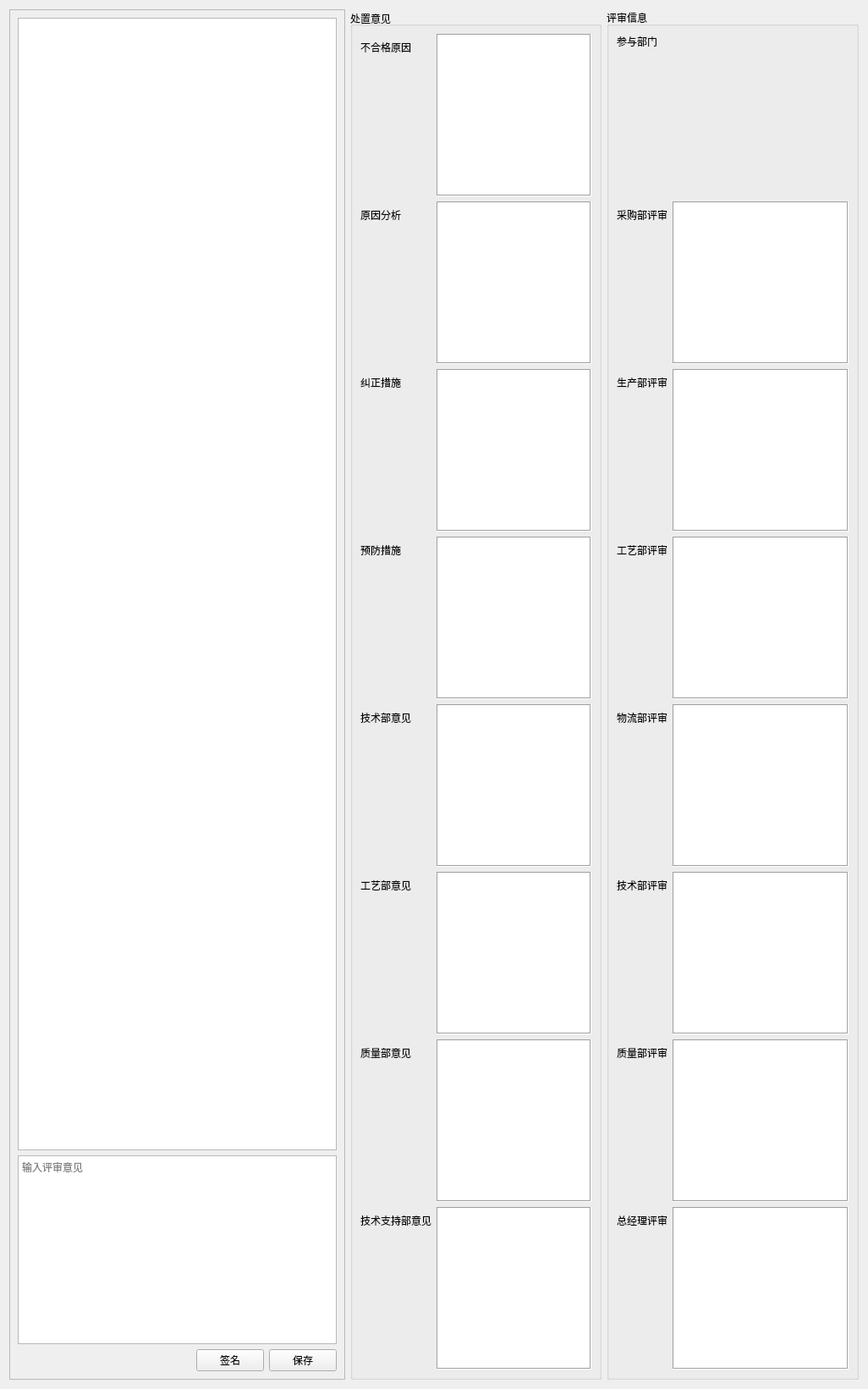
      <widget class="QWidget" name="tab_onpreving">
       <attribute name="icon">
        <iconset>
         <normaloff>icons/find.png</normaloff>icons/find.png</iconset>
       </attribute>
       <attribute name="title">
        <string>评审清单</string>
       </attribute>
       <layout class="QHBoxLayout" name="horizontalLayout_3" stretch="4,3,3">
        <item>
         <widget class="QFrame" name="frame_5">
          <property name="frameShape">
           <enum>QFrame::StyledPanel</enum>
          </property>
          <property name="frameShadow">
           <enum>QFrame::Raised</enum>
          </property>
          <layout class="QVBoxLayout" name="verticalLayout_8" stretch="6,1,0">
           <item>
            <widget class="QTableView" name="pre_tbl_view">
             <property name="statusTip">
              <string>单击查看详细信息，选中后可添加评审信息！</string>
             </property>
            </widget>
           </item>
           <item>
            <widget class="QTextEdit" name="txt_pre_info">
             <property name="placeholderText">
              <string>输入评审意见</string>
             </property>
            </widget>
           </item>
           <item>
            <layout class="QHBoxLayout" name="horizontalLayout_4">
             <item>
              <spacer name="horizontalSpacer_6">
               <property name="orientation">
                <enum>Qt::Horizontal</enum>
               </property>
               <property name="sizeHint" stdset="0">
                <size>
                 <width>40</width>
                 <height>20</height>
                </size>
               </property>
              </spacer>
             </item>
             <item>
              <widget class="QPushButton" name="btn_sign_pre">
               <property name="text">
                <string>签名</string>
               </property>
               <property name="icon">
                <iconset>
                 <normaloff>icons/signature_128px.ico</normaloff>icons/signature_128px.ico</iconset>
               </property>
              </widget>
             </item>
             <item>
              <widget class="QPushButton" name="btn_save_pre">
               <property name="text">
                <string>保存</string>
               </property>
               <property name="icon">
                <iconset>
                 <normaloff>icons/Save_32px.ico</normaloff>icons/Save_32px.ico</iconset>
               </property>
              </widget>
             </item>
            </layout>
           </item>
          </layout>
         </widget>
        </item>
        <item>
         <widget class="QGroupBox" name="groupBox_4">
          <property name="title">
           <string>处置意见</string>
          </property>
          <property name="alignment">
           <set>Qt::AlignLeading|Qt::AlignLeft|Qt::AlignVCenter</set>
          </property>
          <layout class="QVBoxLayout" name="verticalLayout_7">
           <item>
            <layout class="QFormLayout" name="formLayout_4">
             <item row="1" column="0">
              <widget class="QLabel" name="label_22">
               <property name="text">
                <string>不合格原因</string>
               </property>
              </widget>
             </item>
             <item row="1" column="1">
              <widget class="QTextEdit" name="pre_describle">
               <property name="frameShape">
                <enum>QFrame::Box</enum>
               </property>
               <property name="readOnly">
                <bool>true</bool>
               </property>
              </widget>
             </item>
             <item row="2" column="0">
              <widget class="QLabel" name="label_7">
               <property name="text">
                <string>原因分析</string>
               </property>
              </widget>
             </item>
             <item row="2" column="1">
              <widget class="QTextEdit" name="pre_result">
               <property name="frameShape">
                <enum>QFrame::Box</enum>
               </property>
               <property name="readOnly">
                <bool>true</bool>
               </property>
              </widget>
             </item>
             <item row="3" column="0">
              <widget class="QLabel" name="label_8">
               <property name="text">
                <string>纠正措施</string>
               </property>
              </widget>
             </item>
             <item row="3" column="1">
              <widget class="QTextEdit" name="pre_correctiveation">
               <property name="frameShape">
                <enum>QFrame::Box</enum>
               </property>
               <property name="frameShadow">
                <enum>QFrame::Sunken</enum>
               </property>
               <property name="readOnly">
                <bool>true</bool>
               </property>
              </widget>
             </item>
             <item row="4" column="0">
              <widget class="QLabel" name="label_9">
               <property name="text">
                <string>预防措施</string>
               </property>
              </widget>
             </item>
             <item row="4" column="1">
              <widget class="QTextEdit" name="pre_precaution">
               <property name="frameShape">
                <enum>QFrame::Box</enum>
               </property>
               <property name="readOnly">
                <bool>true</bool>
               </property>
              </widget>
             </item>
             <item row="5" column="0">
              <widget class="QLabel" name="label_10">
               <property name="text">
                <string>技术部意见</string>
               </property>
              </widget>
             </item>
             <item row="5" column="1">
              <widget class="QTextEdit" name="pre_tec_idea">
               <property name="frameShape">
                <enum>QFrame::Box</enum>
               </property>
               <property name="readOnly">
                <bool>true</bool>
               </property>
              </widget>
             </item>
             <item row="6" column="0">
              <widget class="QLabel" name="label_18">
               <property name="text">
                <string>工艺部意见</string>
               </property>
              </widget>
             </item>
             <item row="6" column="1">
              <widget class="QTextEdit" name="pre_pro_idea">
               <property name="frameShape">
                <enum>QFrame::Box</enum>
               </property>
               <property name="readOnly">
                <bool>true</bool>
               </property>
              </widget>
             </item>
             <item row="7" column="0">
              <widget class="QLabel" name="label_19">
               <property name="text">
                <string>质量部意见</string>
               </property>
              </widget>
             </item>
             <item row="7" column="1">
              <widget class="QTextEdit" name="pre_qa_idea">
               <property name="frameShape">
                <enum>QFrame::Box</enum>
               </property>
               <property name="readOnly">
                <bool>true</bool>
               </property>
              </widget>
             </item>
             <item row="8" column="0">
              <widget class="QLabel" name="label_20">
               <property name="text">
                <string>技术支持部意见</string>
               </property>
              </widget>
             </item>
             <item row="8" column="1">
              <widget class="QTextEdit" name="pre_tec_support_idea">
               <property name="frameShape">
                <enum>QFrame::Box</enum>
               </property>
               <property name="readOnly">
                <bool>true</bool>
               </property>
              </widget>
             </item>
            </layout>
           </item>
          </layout>
         </widget>
        </item>
        <item>
         <widget class="QGroupBox" name="groupBox_6">
          <property name="title">
           <string>评审信息</string>
          </property>
          <layout class="QVBoxLayout" name="verticalLayout_9">
           <item>
            <layout class="QFormLayout" name="formLayout_3">
             <item row="0" column="0">
              <widget class="QLabel" name="label_29">
               <property name="contextMenuPolicy">
                <enum>Qt::DefaultContextMenu</enum>
               </property>
               <property name="toolTip">
                <string>需参与评审的部门</string>
               </property>
               <property name="frameShape">
                <enum>QFrame::Panel</enum>
               </property>
               <property name="frameShadow">
                <enum>QFrame::Plain</enum>
               </property>
               <property name="lineWidth">
                <number>-5</number>
               </property>
               <property name="midLineWidth">
                <number>2</number>
               </property>
               <property name="text">
                <string>参与部门</string>
               </property>
               <property name="textFormat">
                <enum>Qt::AutoText</enum>
               </property>
               <property name="scaledContents">
                <bool>false</bool>
               </property>
               <property name="alignment">
                <set>Qt::AlignJustify|Qt::AlignVCenter</set>
               </property>
               <property name="margin">
                <number>1</number>
               </property>
               <property name="indent">
                <number>-1</number>
               </property>
              </widget>
             </item>
             <item row="0" column="1">
              <widget class="QLabel" name="lbl_rev_parts_need">
               <property name="text">
                <string/>
               </property>
              </widget>
             </item>
             <item row="1" column="1">
              <spacer name="verticalSpacer_2">
               <property name="orientation">
                <enum>Qt::Vertical</enum>
               </property>
               <property name="sizeHint" stdset="0">
                <size>
                 <width>19</width>
                 <height>50</height>
                </size>
               </property>
              </spacer>
             </item>
             <item row="2" column="0">
              <widget class="QLabel" name="label_21">
               <property name="text">
                <string>采购部评审</string>
               </property>
              </widget>
             </item>
             <item row="2" column="1">
              <widget class="QTextEdit" name="pre_info_purchase">
               <property name="frameShape">
                <enum>QFrame::Box</enum>
               </property>
               <property name="readOnly">
                <bool>true</bool>
               </property>
              </widget>
             </item>
             <item row="3" column="0">
              <widget class="QLabel" name="label_23">
               <property name="text">
                <string>生产部评审</string>
               </property>
              </widget>
             </item>
             <item row="3" column="1">
              <widget class="QTextEdit" name="pre_info_produce">
               <property name="frameShape">
                <enum>QFrame::Box</enum>
               </property>
               <property name="readOnly">
                <bool>true</bool>
               </property>
              </widget>
             </item>
             <item row="4" column="0">
              <widget class="QLabel" name="label_24">
               <property name="text">
                <string>工艺部评审</string>
               </property>
              </widget>
             </item>
             <item row="4" column="1">
              <widget class="QTextEdit" name="pre_info_process">
               <property name="frameShape">
                <enum>QFrame::Box</enum>
               </property>
               <property name="readOnly">
                <bool>true</bool>
               </property>
              </widget>
             </item>
             <item row="5" column="0">
              <widget class="QLabel" name="label_25">
               <property name="text">
                <string>物流部评审</string>
               </property>
              </widget>
             </item>
             <item row="5" column="1">
              <widget class="QTextEdit" name="pre_info_logistics">
               <property name="frameShape">
                <enum>QFrame::Box</enum>
               </property>
               <property name="readOnly">
                <bool>true</bool>
               </property>
              </widget>
             </item>
             <item row="6" column="0">
              <widget class="QLabel" name="label_26">
               <property name="text">
                <string>技术部评审</string>
               </property>
              </widget>
             </item>
             <item row="6" column="1">
              <widget class="QTextEdit" name="pre_info_tec">
               <property name="frameShape">
                <enum>QFrame::Box</enum>
               </property>
               <property name="readOnly">
                <bool>true</bool>
               </property>
              </widget>
             </item>
             <item row="7" column="0">
              <widget class="QLabel" name="label_27">
               <property name="text">
                <string>质量部评审</string>
               </property>
              </widget>
             </item>
             <item row="7" column="1">
              <widget class="QTextEdit" name="pre_info_qa">
               <property name="frameShape">
                <enum>QFrame::Box</enum>
               </property>
               <property name="readOnly">
                <bool>true</bool>
               </property>
              </widget>
             </item>
             <item row="8" column="0">
              <widget class="QLabel" name="label_28">
               <property name="text">
                <string>总经理评审</string>
               </property>
              </widget>
             </item>
             <item row="8" column="1">
              <widget class="QTextEdit" name="pre_info_general">
               <property name="frameShape">
                <enum>QFrame::Box</enum>
               </property>
               <property name="readOnly">
                <bool>true</bool>
               </property>
              </widget>
             </item>
            </layout>
           </item>
          </layout>
         </widget>
        </item>
       </layout>
      </widget>
